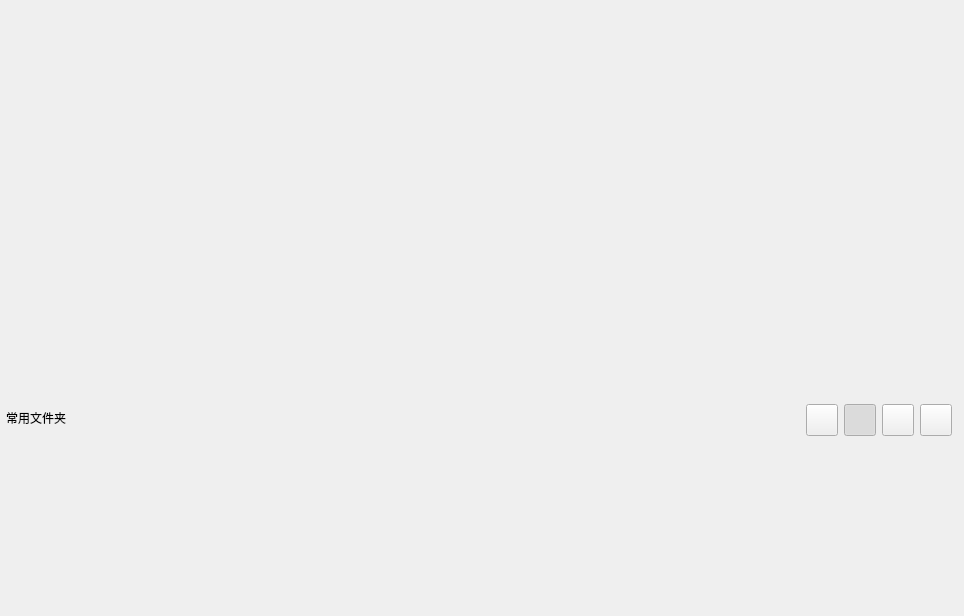
             <widget class="QWidget" name="StartPageScrollWidget">
              <property name="geometry">
               <rect>
                <x>0</x>
                <y>0</y>
                <width>964</width>
                <height>616</height>
               </rect>
              </property>
              <property name="minimumSize">
               <size>
                <width>0</width>
                <height>0</height>
               </size>
              </property>
              <layout class="QVBoxLayout" name="verticalLayout_5">
               <property name="spacing">
                <number>0</number>
               </property>
               <property name="leftMargin">
                <number>0</number>
               </property>
               <property name="topMargin">
                <number>0</number>
               </property>
               <property name="rightMargin">
                <number>0</number>
               </property>
               <property name="bottomMargin">
                <number>0</number>
               </property>
               <item>
                <widget class="QLabel" name="StartLabel">
                 <property name="minimumSize">
                  <size>
                   <width>958</width>
                   <height>398</height>
                  </size>
                 </property>
                 <property name="maximumSize">
                  <size>
                   <width>958</width>
                   <height>398</height>
                  </size>
                 </property>
                </widget>
               </item>
               <item>
                <widget class="QWidget" name="FunctionWidget" native="true">
                 <property name="minimumSize">
                  <size>
                   <width>958</width>
                   <height>40</height>
                  </size>
                 </property>
                 <property name="maximumSize">
                  <size>
                   <width>958</width>
                   <height>40</height>
                  </size>
                 </property>
                 <layout class="QGridLayout" name="gridLayout">
                  <property name="leftMargin">
                   <number>6</number>
                  </property>
                  <property name="topMargin">
                   <number>6</number>
                  </property>
                  <property name="rightMargin">
                   <number>6</number>
                  </property>
                  <property name="bottomMargin">
                   <number>6</number>
                  </property>
                  <item row="0" column="1">
                   <widget class="QLabel" name="FunctionTitleLabel">
                    <property name="text">
                     <string>常用文件夹</string>
                    </property>
                   </widget>
                  </item>
                  <item row="0" column="4">
                   <widget class="QPushButton" name="ButtonAddFolder">
                    <property name="minimumSize">
                     <size>
                      <width>32</width>
                      <height>32</height>
                     </size>
                    </property>
                    <property name="maximumSize">
                     <size>
                      <width>32</width>
                      <height>32</height>
                     </size>
                    </property>
                    <property name="toolTip">
                     <string>添加文件夹</string>
                    </property>
                    <property name="text">
                     <string/>
                    </property>
                    <property name="icon">
                     <iconset resource="../resources/resources.qrc">
                      <normaloff>:/btn/main_widget/increase.png</normaloff>:/btn/main_widget/increase.png</iconset>
                    </property>
                    <property name="iconSize">
                     <size>
                      <width>24</width>
                      <height>24</height>
                     </size>
                    </property>
                   </widget>
                  </item>
                  <item row="0" column="3">
                   <widget class="QPushButton" name="ButtonSelectAll">
                    <property name="minimumSize">
                     <size>
                      <width>32</width>
                      <height>32</height>
                     </size>
                    </property>
                    <property name="maximumSize">
                     <size>
                      <width>32</width>
                      <height>32</height>
                     </size>
                    </property>
                    <property name="toolTip">
                     <string>全选</string>
                    </property>
                    <property name="text">
                     <string/>
                    </property>
                    <property name="icon">
                     <iconset resource="../resources/resources.qrc">
                      <normaloff>:/btn/main_widget/select.png</normaloff>
                      <normalon>:/btn/main_widget/unselect.png</normalon>:/btn/main_widget/select.png</iconset>
                    </property>
                    <property name="iconSize">
                     <size>
                      <width>24</width>
                      <height>24</height>
                     </size>
                    </property>
                    <property name="checkable">
                     <bool>true</bool>
                    </property>
                    <property name="checked">
                     <bool>true</bool>
                    </property>
                   </widget>
                  </item>
                  <item row="0" column="2">
                   <widget class="QPushButton" name="ButtonDelFolder">
                    <property name="minimumSize">
                     <size>
                      <width>32</width>
                      <height>32</height>
                     </size>
                    </property>
                    <property name="maximumSize">
                     <size>
                      <width>32</width>
                      <height>32</height>
                     </size>
                    </property>
                    <property name="toolTip">
                     <string>删除</string>
                    </property>
                    <property name="text">
                     <string/>
                    </property>
                    <property name="icon">
                     <iconset resource="../resources/resources.qrc">
                      <normaloff>:/btn/main_widget/clear.png</normaloff>:/btn/main_widget/clear.png</iconset>
                    </property>
                    <property name="iconSize">
                     <size>
                      <width>24</width>
                      <height>24</height>
                     </size>
                    </property>
                   </widget>
                  </item>
                  <item row="0" column="5">
                   <widget class="QPushButton" name="ButtonEditFolder">
                    <property name="minimumSize">
                     <size>
                      <width>32</width>
                      <height>32</height>
                     </size>
                    </property>
                    <property name="maximumSize">
                     <size>
                      <width>32</width>
                      <height>32</height>
                     </size>
                    </property>
                    <property name="toolTip">
                     <string>进入编辑模式</string>
                    </property>
                    <property name="text">
                     <string/>
                    </property>
                    <property name="icon">
                     <iconset resource="../resources/resources.qrc">
                      <normaloff>:/btn/main_widget/edit.png</normaloff>
                      <normalon>:/btn/main_widget/edit.png</normalon>:/btn/main_widget/edit.png</iconset>
                    </property>
                    <property name="iconSize">
                     <size>
                      <width>24</width>
                      <height>24</height>
                     </size>
                    </property>
                    <property name="checkable">
                     <bool>true</bool>
                    </property>
                   </widget>
                  </item>
                 </layout>
                </widget>
               </item>
               <item>
                <widget class="QWidget" name="FolderWidget" native="true">
                 <property name="minimumSize">
                  <size>
                   <width>958</width>
                   <height>178</height>
                  </size>
                 </property>
                 <property name="maximumSize">
                  <size>
                   <width>958</width>
                   <height>16777215</height>
                  </size>
                 </property>
                 <layout class="QGridLayout" name="FolderGridLayout">
                  <property name="leftMargin">
                   <number>14</number>
                  </property>
                  <property name="topMargin">
                   <number>9</number>
                  </property>
                  <property name="rightMargin">
                   <number>14</number>
                  </property>
                  <property name="bottomMargin">
                   <number>9</number>
                  </property>
                  <property name="spacing">
                   <number>9</number>
                  </property>
                 </layout>
                </widget>
               </item>
              </layout>
             </widget>
